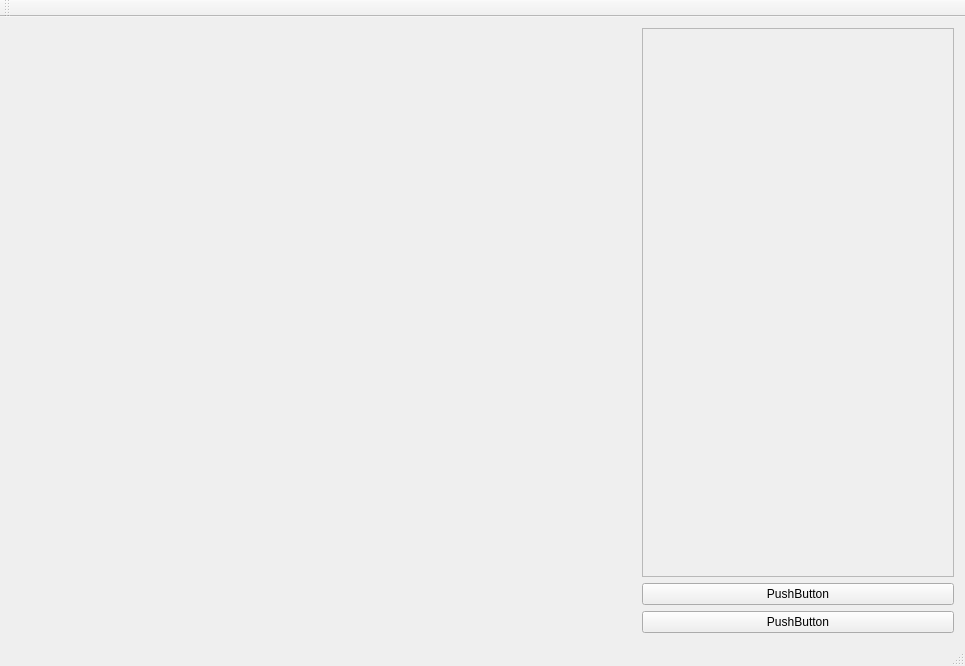
<?xml version="1.0" encoding="UTF-8"?>
<ui version="4.0">
 <class>LonposWindow</class>
 <widget class="QMainWindow" name="LonposWindow">
  <property name="geometry">
   <rect>
    <x>0</x>
    <y>0</y>
    <width>965</width>
    <height>666</height>
   </rect>
  </property>
  <property name="windowTitle">
   <string>LonposWindow</string>
  </property>
  <widget class="QWidget" name="centralWidget">
   <layout class="QVBoxLayout" name="verticalLayout_2">
    <item>
     <layout class="QGridLayout" name="gridLayout_2" columnstretch="2,1">
      <item row="0" column="1">
       <layout class="QVBoxLayout" name="verticalLayout">
        <item>
         <widget class="QScrollArea" name="scrollArea">
          <property name="widgetResizable">
           <bool>true</bool>
          </property>
          <widget class="QWidget" name="scrollAreaWidgetContents">
           <property name="geometry">
            <rect>
             <x>0</x>
             <y>0</y>
             <width>305</width>
             <height>506</height>
            </rect>
           </property>
          </widget>
         </widget>
        </item>
        <item>
         <widget class="QPushButton" name="pushButton">
          <property name="text">
           <string>PushButton</string>
          </property>
         </widget>
        </item>
        <item>
         <widget class="QPushButton" name="pushButton_2">
          <property name="text">
           <string>PushButton</string>
          </property>
         </widget>
        </item>
       </layout>
      </item>
      <item row="0" column="0">
       <widget class="LonposCanvasWidget" name="lonposCanvasWidget" native="true"/>
      </item>
     </layout>
    </item>
   </layout>
  </widget>
  <widget class="QMenuBar" name="menuBar">
   <property name="geometry">
    <rect>
     <x>0</x>
     <y>0</y>
     <width>965</width>
     <height>22</height>
    </rect>
   </property>
  </widget>
  <widget class="QToolBar" name="mainToolBar">
   <attribute name="toolBarArea">
    <enum>TopToolBarArea</enum>
   </attribute>
   <attribute name="toolBarBreak">
    <bool>false</bool>
   </attribute>
  </widget>
  <widget class="QStatusBar" name="statusBar"/>
 </widget>
 <layoutdefault spacing="6" margin="11"/>
 <customwidgets>
  <customwidget>
   <class>LonposCanvasWidget</class>
   <extends>QWidget</extends>
   <header>lonposcanvaswidget.h</header>
   <container>1</container>
  </customwidget>
 </customwidgets>
 <resources/>
 <connections/>
</ui>
